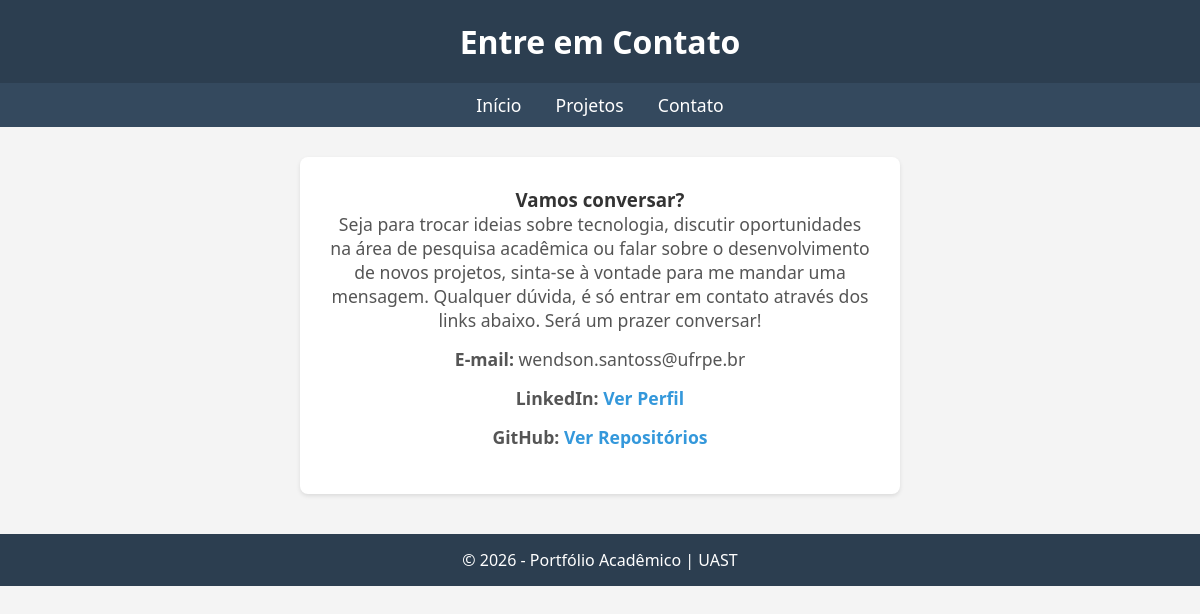
Screenshot of /contato/ with the database file from the repository.
### core/models.py (models this page shows, shortened)
class Pessoal(models.Model):
    nome = models.CharField(max_length=100)
    descricao = models.TextField()
    descricao_contato = models.TextField()
    curso = models.CharField(max_length=100)
    periodo = models.IntegerField()
    email = models.EmailField()
    git = models.URLField()
    linked = models.URLField()
    url_imagem = models.URLField()
    class Meta:
        verbose_name_plural = "Informações Pessoais"

### portifolio/views.py (the view)
# urls.py: path('contato/', views.contato, name='contato'),
def contato(request):
    pessoal = Pessoal.objects.first()
    return render(request, 'portifolio/contato.html', {'pessoal': pessoal})

### portifolio/templates/portifolio/contato.html (shortened to what this page needs)
{% extends "core/base.html" %}
{% block header_title %}Entre em Contato{% endblock %}
{% block content %}
<div class="contato-card">
    <h3>Vamos conversar?</h3>
    <p>{{ pessoal.descricao_contato }}</p>
    <p><strong>E-mail:</strong> {{ pessoal.email }}</p>
    <p><strong>LinkedIn:</strong>
        <a href="{{ pessoal.linked }}" target="_blank">Ver Perfil</a>
    </p>
    <p><strong>GitHub:</strong>
        <a href="{{ pessoal.git }}" target="_blank">Ver Repositórios</a>
    </p>
</div>
{% endblock %}

### rows the page displays
Pessoal: descricao_contato "Seja para trocar ideias sobre tecnologia, discutir oportunidades na área de pesquisa acadêmica ou falar sobre o desenvolvimento de novos projetos, sinta-se à vontade para me mandar uma mensagem. Qualquer dúvida, é só entrar em contato através dos links abaixo. Será um prazer conversar!", email "wendson.santoss@ufrpe.br"
